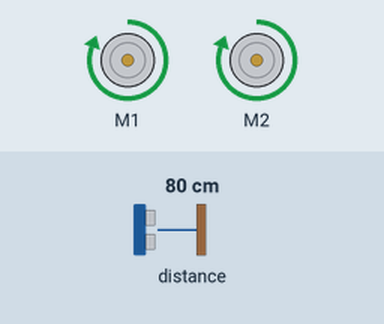
The program below on a simulated BBC micro:bit (MakeCode). On the bench: 2 × DC motor (green arrow = forward, orange = backward, longer = faster). Inputs (shaded band) come from the test bench; at power-on: distance to the obstacle 80 cm. Random numbers come from a fixed seed.

Above: at 1.2 s.
1.3 s: distance to the obstacle set to 21 cm
2.8 s: distance to the obstacle set to 17 cm
At 3.6 s:
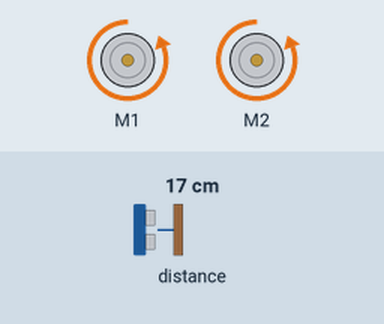
5.8 s: distance to the obstacle set to 35 cm
7.9 s: distance to the obstacle set to 2 cm
At 9.5 s:
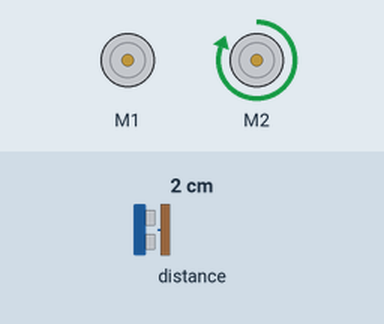
At 10.8 s:
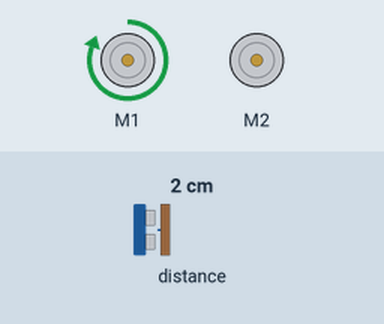
10.9 s: distance to the obstacle set to 60 cm
Timing chart, 0 to 13.9 s (numbered marks = the images above; inputs shaded):
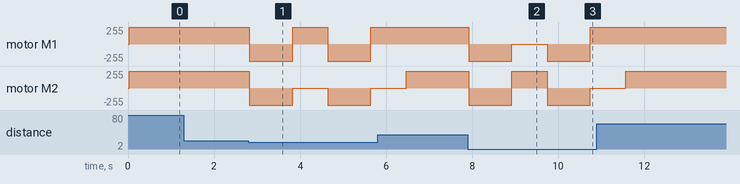

The program:

main.ts
```typescript
let random = false
basic.forever(function () {
    if (maqueen.Ultrasonic(PingUnit.Centimeters) < 20 && maqueen.Ultrasonic(PingUnit.Centimeters) != 0) {
        random = Math.randomBoolean()
        if (random == true) {
            maqueen.motorRun(maqueen.Motors.All, maqueen.Dir.CCW, 255)
            basic.pause(1000)
            maqueen.motorRun(maqueen.Motors.M2, maqueen.Dir.CW, 255)
            maqueen.motorStop(maqueen.Motors.M1)
            basic.pause(800)
        }
        if (random == false) {
            maqueen.motorRun(maqueen.Motors.All, maqueen.Dir.CCW, 255)
            basic.pause(1000)
            maqueen.motorRun(maqueen.Motors.M1, maqueen.Dir.CW, 255)
            maqueen.motorStop(maqueen.Motors.M2)
            basic.pause(800)
        }
    } else {
        maqueen.motorRun(maqueen.Motors.All, maqueen.Dir.CW, 255)
    }
})
```

test.ts
```typescript
// tests gaan hier; deze zal niet worden gecompileerd wanneer dit pakket wordt gebruikt als extensie.
```

Measured:
- the behaviour switches between 20 and 19 cm on distance to the obstacle (found by bisection; images 0 and 1)
- after the input at 1.3 s, every drawn part: stays the same
- after the input at 2.8 s, motor M1: alternates forward 255/255 for 0.82 s and backward 255/255 for 1.0 s, starting at once; motor M2: alternates backward 255/255 for 1.0 s and stopped for 0.82 s, starting at once
- after the input at 7.9 s, motor M1: forward 255/255 → backward 255/255 at once, → stopped 1.0 s later, → backward 255/255 0.82 s later, → forward 255/255 1.0 s later; motor M2: forward 255/255 → backward 255/255 at once, → forward 255/255 1.0 s later, → backward 255/255 0.82 s later, → stopped 1.0 s later
